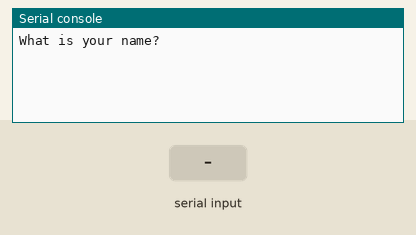
Bench run of a program on a simulated Raspberry Pi Pico running MicroPython. Parts: the last lines printed to the serial console. The inputs (shaded band) are chosen by the test bench.

Above: at 1.2 s.
1.3 s: "Paul Clark" typed at the serial console, then Enter
At 2.5 s:
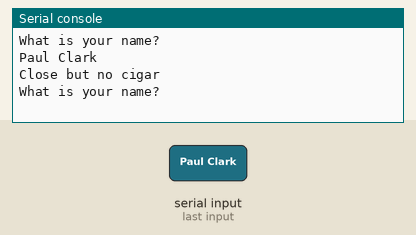
2.8 s: "1" typed at the serial console, then Enter
At 3.6 s:
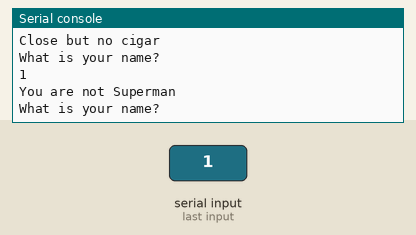

Measured:
- after the input at 1.3 s, the serial console: prints a new line at once (image 1)
- after the input at 2.8 s, the serial console: prints a new line at once (image 2)

The program:

Superman.py
```python
import utime

user_name = 'Charlie Corli'
superman_user_name = 'Clark Kent'

while user_name != superman_user_name:
    user_name = input('What is your name? ')
    if user_name == 'Paul Clark':
        print('Close but no cigar')
    else:
        if user_name != superman_user_name:
            print('You are not Superman')
print('You are Superman!!')
utime.sleep(1)
print('Now stop lounging around and save the world again.')
```
